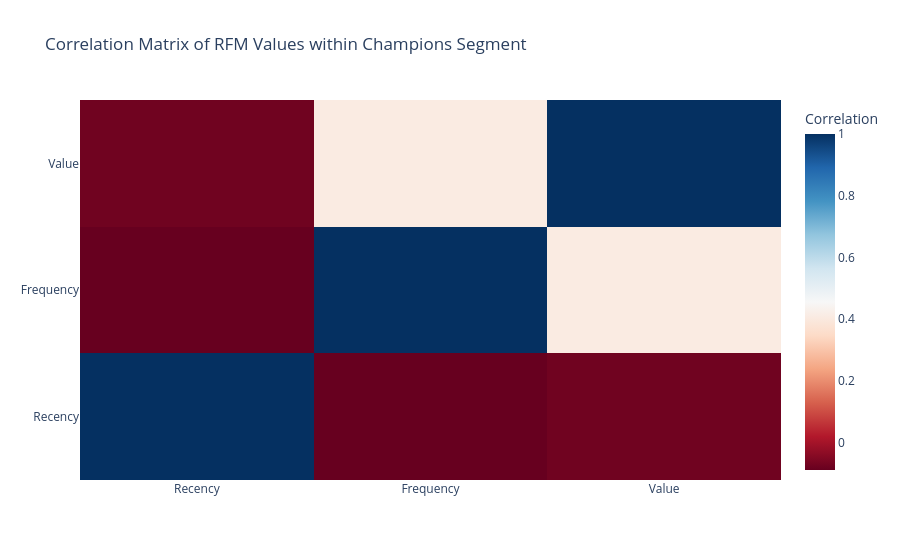

Write notebook code for a chart like this one.
### Code cell
fig_heatmap = go.Figure(data=go.Heatmap(
                    z=correlation_matrix.values,
                    x=correlation_matrix.columns,
                    y=correlation_matrix.columns,
                    colorscale='RdBu',
                    colorbar=dict(title='Correlation')) 
)

fig_heatmap.update_layout(title='Correlation Matrix of RFM Values within Champions Segment')

# Display the heatmap
fig_heatmap.show()

### Figure 1 — Plotly figure (JSON) as saved in the notebook; plotly's stock layout.template omitted (floating-point values rounded to 4 significant figures)
{"data": [{"colorbar": {"title": {"text": "Correlation"}}, "colorscale": [[0, "rgb(103,0,31)"], [0.1, "rgb(178,24,43)"], [0.2, "rgb(214,96,77)"], [0.3, "rgb(244,165,130)"], [0.4, "rgb(253,219,199)"], [0.5, "rgb(247,247,247)"], [0.6, "rgb(209,229,240)"], [0.7, "rgb(146,197,222)"], [0.8, "rgb(67,147,195)"], [0.9, "rgb(33,102,172)"], [1, "rgb(5,48,97)"]], "type": "heatmap", "x": ["Recency", "Frequency", "Value"], "y": ["Recency", "Frequency", "Value"], "z": [[1.0, -0.08947, -0.07674], [-0.08947, 1.0, 0.4072], [-0.07674, 0.4072, 1.0]]}], "layout": {"title": {"text": "Correlation Matrix of RFM Values within Champions Segment"}}}
